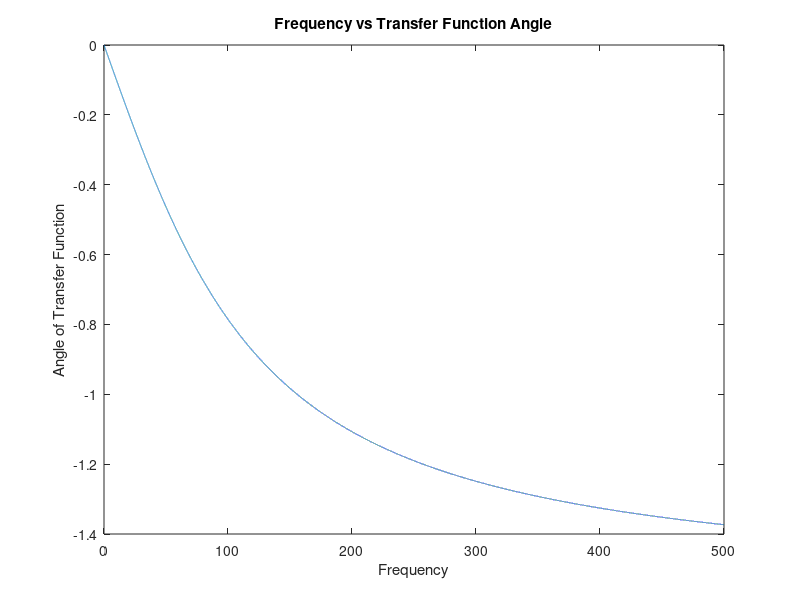
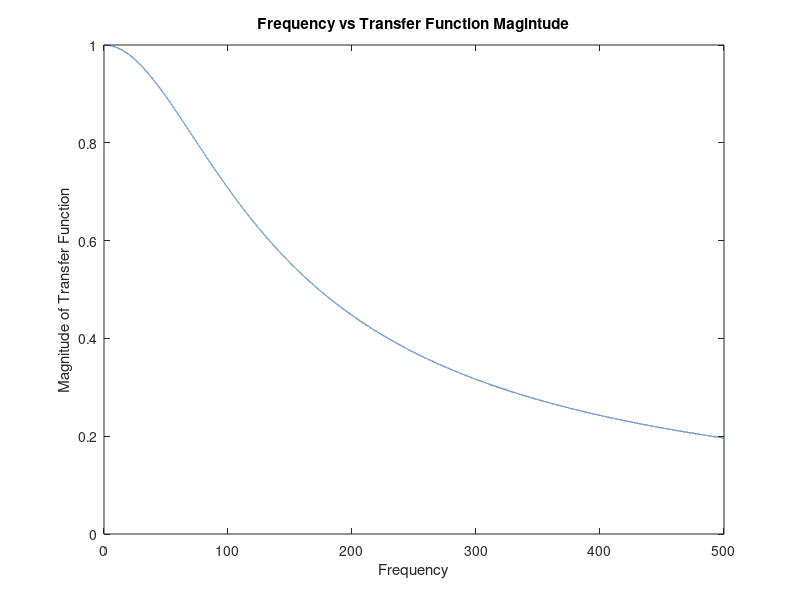

Recreate these plots in MATLAB, in order.
%Part 1 Subsection  1
%w=[0 .1 .8 1.5 2 3 5 7];
w1 = .001:.01:500;

RC=.01;

H=1./(1+j*RC*w1);

%mag=w./sqrt(1+w.^2);

mag = abs(H);
a=angle(H);

%the x axis is frequency aka wumbo
%y axis is H


figure;
plot(w1,a);
title("Frequency vs Transfer Function Angle");
xlabel("Frequency");
ylabel("Angle of Transfer Function");

figure;
plot(w1,mag);
title("Frequency vs Transfer Function Magintude");
xlabel("Frequency");
ylabel("Magnitude of Transfer Function");